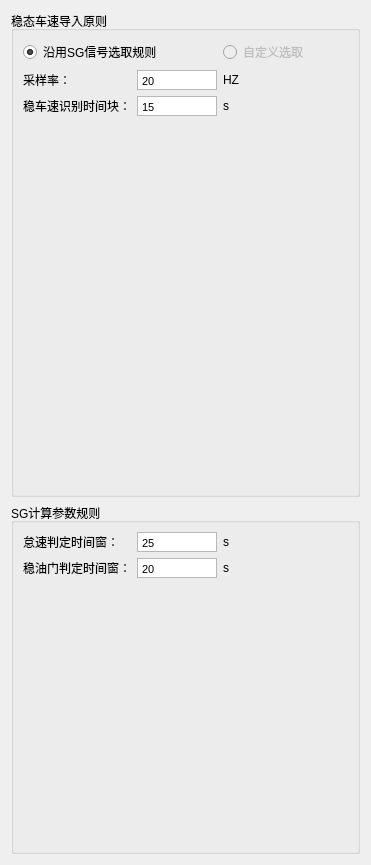
           <widget class="QWidget" name="SystemGain_setting">
            <attribute name="title">
             <string>SystemGain</string>
            </attribute>
            <layout class="QVBoxLayout" name="verticalLayout_7">
             <item>
              <widget class="QGroupBox" name="Constant_Speed_setting">
               <property name="title">
                <string>稳态车速导入原则</string>
               </property>
               <layout class="QGridLayout" name="gridLayout_14">
                <item row="1" column="0" colspan="2">
                 <widget class="QRadioButton" name="Constant_Speed_features_follow_RB">
                  <property name="text">
                   <string>沿用SG信号选取规则</string>
                  </property>
                  <property name="checked">
                   <bool>true</bool>
                  </property>
                  <attribute name="buttonGroup">
                   <string notr="true">buttonGroup_Cons_Speed_Feature_Rule</string>
                  </attribute>
                 </widget>
                </item>
                <item row="5" column="0">
                 <spacer name="verticalSpacer_5">
                  <property name="orientation">
                   <enum>Qt::Vertical</enum>
                  </property>
                  <property name="sizeHint" stdset="0">
                   <size>
                    <width>20</width>
                    <height>369</height>
                   </size>
                  </property>
                 </spacer>
                </item>
                <item row="1" column="3">
                 <spacer name="horizontalSpacer_3">
                  <property name="orientation">
                   <enum>Qt::Horizontal</enum>
                  </property>
                  <property name="sizeHint" stdset="0">
                   <size>
                    <width>40</width>
                    <height>20</height>
                   </size>
                  </property>
                 </spacer>
                </item>
                <item row="1" column="2">
                 <widget class="QRadioButton" name="Constant_Speed_features_reslect_RB">
                  <property name="enabled">
                   <bool>false</bool>
                  </property>
                  <property name="text">
                   <string>自定义选取</string>
                  </property>
                  <attribute name="buttonGroup">
                   <string notr="true">buttonGroup_Cons_Speed_Feature_Rule</string>
                  </attribute>
                 </widget>
                </item>
                <item row="2" column="0">
                 <widget class="QLabel" name="Constant_Speed_frequency_lab">
                  <property name="text">
                   <string>采样率：</string>
                  </property>
                 </widget>
                </item>
                <item row="2" column="1">
                 <widget class="QTextEdit" name="Constant_Speed_frequency_text_TE">
                  <property name="maximumSize">
                   <size>
                    <width>80</width>
                    <height>20</height>
                   </size>
                  </property>
                  <property name="verticalScrollBarPolicy">
                   <enum>Qt::ScrollBarAlwaysOff</enum>
                  </property>
                  <property name="html">
                   <string>&lt;!DOCTYPE HTML PUBLIC &quot;-//W3C//DTD HTML 4.0//EN&quot; &quot;http://www.w3.org/TR/REC-html40/strict.dtd&quot;&gt;
&lt;html&gt;&lt;head&gt;&lt;meta name=&quot;qrichtext&quot; content=&quot;1&quot; /&gt;&lt;style type=&quot;text/css&quot;&gt;
p, li { white-space: pre-wrap; }
&lt;/style&gt;&lt;/head&gt;&lt;body style=&quot; font-family:'Microsoft YaHei'; font-size:8.25pt; font-weight:400; font-style:normal;&quot;&gt;
&lt;p style=&quot; margin-top:0px; margin-bottom:0px; margin-left:0px; margin-right:0px; -qt-block-indent:0; text-indent:0px;&quot;&gt;20&lt;/p&gt;&lt;/body&gt;&lt;/html&gt;</string>
                  </property>
                  <property name="tabStopWidth">
                   <number>80</number>
                  </property>
                 </widget>
                </item>
                <item row="2" column="2">
                 <widget class="QLabel" name="Constant_Speed_frequency_text_HZ_lab">
                  <property name="text">
                   <string>HZ</string>
                  </property>
                 </widget>
                </item>
                <item row="3" column="0">
                 <widget class="QLabel" name="Constant_Speed_time_block_lab">
                  <property name="text">
                   <string>稳车速识别时间块：</string>
                  </property>
                 </widget>
                </item>
                <item row="3" column="2">
                 <widget class="QLabel" name="Constant_Speed_time_block_text_s_lab">
                  <property name="text">
                   <string>s</string>
                  </property>
                 </widget>
                </item>
                <item row="3" column="1">
                 <widget class="QTextEdit" name="Constant_Speed_time_block_text_TE">
                  <property name="maximumSize">
                   <size>
                    <width>80</width>
                    <height>20</height>
                   </size>
                  </property>
                  <property name="verticalScrollBarPolicy">
                   <enum>Qt::ScrollBarAlwaysOff</enum>
                  </property>
                  <property name="html">
                   <string>&lt;!DOCTYPE HTML PUBLIC &quot;-//W3C//DTD HTML 4.0//EN&quot; &quot;http://www.w3.org/TR/REC-html40/strict.dtd&quot;&gt;
&lt;html&gt;&lt;head&gt;&lt;meta name=&quot;qrichtext&quot; content=&quot;1&quot; /&gt;&lt;style type=&quot;text/css&quot;&gt;
p, li { white-space: pre-wrap; }
&lt;/style&gt;&lt;/head&gt;&lt;body style=&quot; font-family:'Microsoft YaHei'; font-size:8.25pt; font-weight:400; font-style:normal;&quot;&gt;
&lt;p style=&quot; margin-top:0px; margin-bottom:0px; margin-left:0px; margin-right:0px; -qt-block-indent:0; text-indent:0px;&quot;&gt;15&lt;/p&gt;&lt;/body&gt;&lt;/html&gt;</string>
                  </property>
                  <property name="tabStopWidth">
                   <number>80</number>
                  </property>
                 </widget>
                </item>
               </layout>
              </widget>
             </item>
             <item>
              <widget class="QGroupBox" name="SystemGain_Cal_setting">
               <property name="title">
                <string>SG计算参数规则</string>
               </property>
               <layout class="QGridLayout" name="gridLayout_15">
                <item row="1" column="0">
                 <widget class="QLabel" name="SystemGain_Cal_setting_pedal_lab">
                  <property name="text">
                   <string>稳油门判定时间窗：</string>
                  </property>
                 </widget>
                </item>
                <item row="0" column="1">
                 <widget class="QTextEdit" name="SystemGain_Cal_setting_creep_time_TE">
                  <property name="maximumSize">
                   <size>
                    <width>80</width>
                    <height>20</height>
                   </size>
                  </property>
                  <property name="verticalScrollBarPolicy">
                   <enum>Qt::ScrollBarAlwaysOff</enum>
                  </property>
                  <property name="html">
                   <string>&lt;!DOCTYPE HTML PUBLIC &quot;-//W3C//DTD HTML 4.0//EN&quot; &quot;http://www.w3.org/TR/REC-html40/strict.dtd&quot;&gt;
&lt;html&gt;&lt;head&gt;&lt;meta name=&quot;qrichtext&quot; content=&quot;1&quot; /&gt;&lt;style type=&quot;text/css&quot;&gt;
p, li { white-space: pre-wrap; }
&lt;/style&gt;&lt;/head&gt;&lt;body style=&quot; font-family:'Microsoft YaHei'; font-size:8.25pt; font-weight:400; font-style:normal;&quot;&gt;
&lt;p style=&quot; margin-top:0px; margin-bottom:0px; margin-left:0px; margin-right:0px; -qt-block-indent:0; text-indent:0px;&quot;&gt;25&lt;/p&gt;&lt;/body&gt;&lt;/html&gt;</string>
                  </property>
                  <property name="tabStopWidth">
                   <number>80</number>
                  </property>
                 </widget>
                </item>
                <item row="3" column="1">
                 <spacer name="verticalSpacer_4">
                  <property name="orientation">
                   <enum>Qt::Vertical</enum>
                  </property>
                  <property name="sizeHint" stdset="0">
                   <size>
                    <width>20</width>
                    <height>264</height>
                   </size>
                  </property>
                 </spacer>
                </item>
                <item row="0" column="2">
                 <widget class="QLabel" name="SystemGain_Cal_setting_creep_text_S">
                  <property name="text">
                   <string>s</string>
                  </property>
                 </widget>
                </item>
                <item row="0" column="0">
                 <widget class="QLabel" name="SystemGain_Cal_setting_creep_lab">
                  <property name="text">
                   <string>怠速判定时间窗：</string>
                  </property>
                 </widget>
                </item>
                <item row="0" column="4">
                 <spacer name="horizontalSpacer_4">
                  <property name="orientation">
                   <enum>Qt::Horizontal</enum>
                  </property>
                  <property name="sizeHint" stdset="0">
                   <size>
                    <width>40</width>
                    <height>20</height>
                   </size>
                  </property>
                 </spacer>
                </item>
                <item row="1" column="1">
                 <widget class="QTextEdit" name="SystemGain_Cal_setting_pedal_time_TE">
                  <property name="maximumSize">
                   <size>
                    <width>80</width>
                    <height>20</height>
                   </size>
                  </property>
                  <property name="verticalScrollBarPolicy">
                   <enum>Qt::ScrollBarAlwaysOff</enum>
                  </property>
                  <property name="html">
                   <string>&lt;!DOCTYPE HTML PUBLIC &quot;-//W3C//DTD HTML 4.0//EN&quot; &quot;http://www.w3.org/TR/REC-html40/strict.dtd&quot;&gt;
&lt;html&gt;&lt;head&gt;&lt;meta name=&quot;qrichtext&quot; content=&quot;1&quot; /&gt;&lt;style type=&quot;text/css&quot;&gt;
p, li { white-space: pre-wrap; }
&lt;/style&gt;&lt;/head&gt;&lt;body style=&quot; font-family:'Microsoft YaHei'; font-size:8.25pt; font-weight:400; font-style:normal;&quot;&gt;
&lt;p style=&quot; margin-top:0px; margin-bottom:0px; margin-left:0px; margin-right:0px; -qt-block-indent:0; text-indent:0px;&quot;&gt;20&lt;/p&gt;&lt;/body&gt;&lt;/html&gt;</string>
                  </property>
                  <property name="tabStopWidth">
                   <number>80</number>
                  </property>
                 </widget>
                </item>
                <item row="1" column="2">
                 <widget class="QLabel" name="SystemGain_Cal_setting_pedal_text_S">
                  <property name="text">
                   <string>s</string>
                  </property>
                 </widget>
                </item>
               </layout>
              </widget>
             </item>
            </layout>
           </widget>
